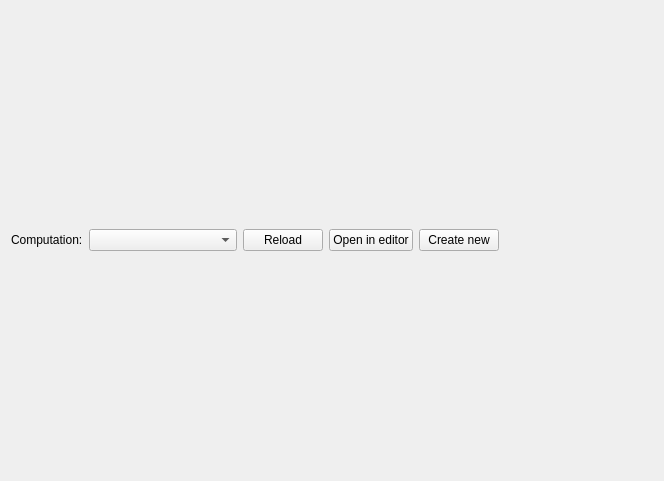
<?xml version="1.0" encoding="UTF-8"?>
<ui version="4.0">
 <class>ComputationBrowser</class>
 <widget class="QWidget" name="ComputationBrowser">
  <property name="geometry">
   <rect>
    <x>0</x>
    <y>0</y>
    <width>664</width>
    <height>481</height>
   </rect>
  </property>
  <property name="windowTitle">
   <string>Computation Browser</string>
  </property>
  <layout class="QVBoxLayout" name="verticalLayout">
   <item>
    <layout class="QHBoxLayout" name="horizontalLayout">
     <item alignment="Qt::AlignLeft">
      <widget class="QLabel" name="label">
       <property name="sizePolicy">
        <sizepolicy hsizetype="Fixed" vsizetype="Preferred">
         <horstretch>0</horstretch>
         <verstretch>0</verstretch>
        </sizepolicy>
       </property>
       <property name="minimumSize">
        <size>
         <width>32</width>
         <height>0</height>
        </size>
       </property>
       <property name="text">
        <string>Computation:</string>
       </property>
      </widget>
     </item>
     <item>
      <widget class="QComboBox" name="cmbComputations">
       <property name="sizePolicy">
        <sizepolicy hsizetype="Expanding" vsizetype="Fixed">
         <horstretch>0</horstretch>
         <verstretch>0</verstretch>
        </sizepolicy>
       </property>
       <property name="maximumSize">
        <size>
         <width>148</width>
         <height>16777215</height>
        </size>
       </property>
      </widget>
     </item>
     <item>
      <widget class="QPushButton" name="btnReload">
       <property name="text">
        <string>Reload</string>
       </property>
      </widget>
     </item>
     <item>
      <widget class="QPushButton" name="btnOpenEditor">
       <property name="text">
        <string>Open in editor</string>
       </property>
      </widget>
     </item>
     <item alignment="Qt::AlignLeft">
      <widget class="QPushButton" name="btnCreateComputation">
       <property name="sizePolicy">
        <sizepolicy hsizetype="Fixed" vsizetype="Fixed">
         <horstretch>0</horstretch>
         <verstretch>0</verstretch>
        </sizepolicy>
       </property>
       <property name="text">
        <string>Create new</string>
       </property>
      </widget>
     </item>
     <item>
      <spacer name="horizontalSpacer">
       <property name="orientation">
        <enum>Qt::Horizontal</enum>
       </property>
       <property name="sizeHint" stdset="0">
        <size>
         <width>40</width>
         <height>20</height>
        </size>
       </property>
      </spacer>
     </item>
    </layout>
   </item>
   <item>
    <layout class="QHBoxLayout" name="layoutActionInfoView"/>
   </item>
  </layout>
 </widget>
 <resources/>
 <connections/>
</ui>
